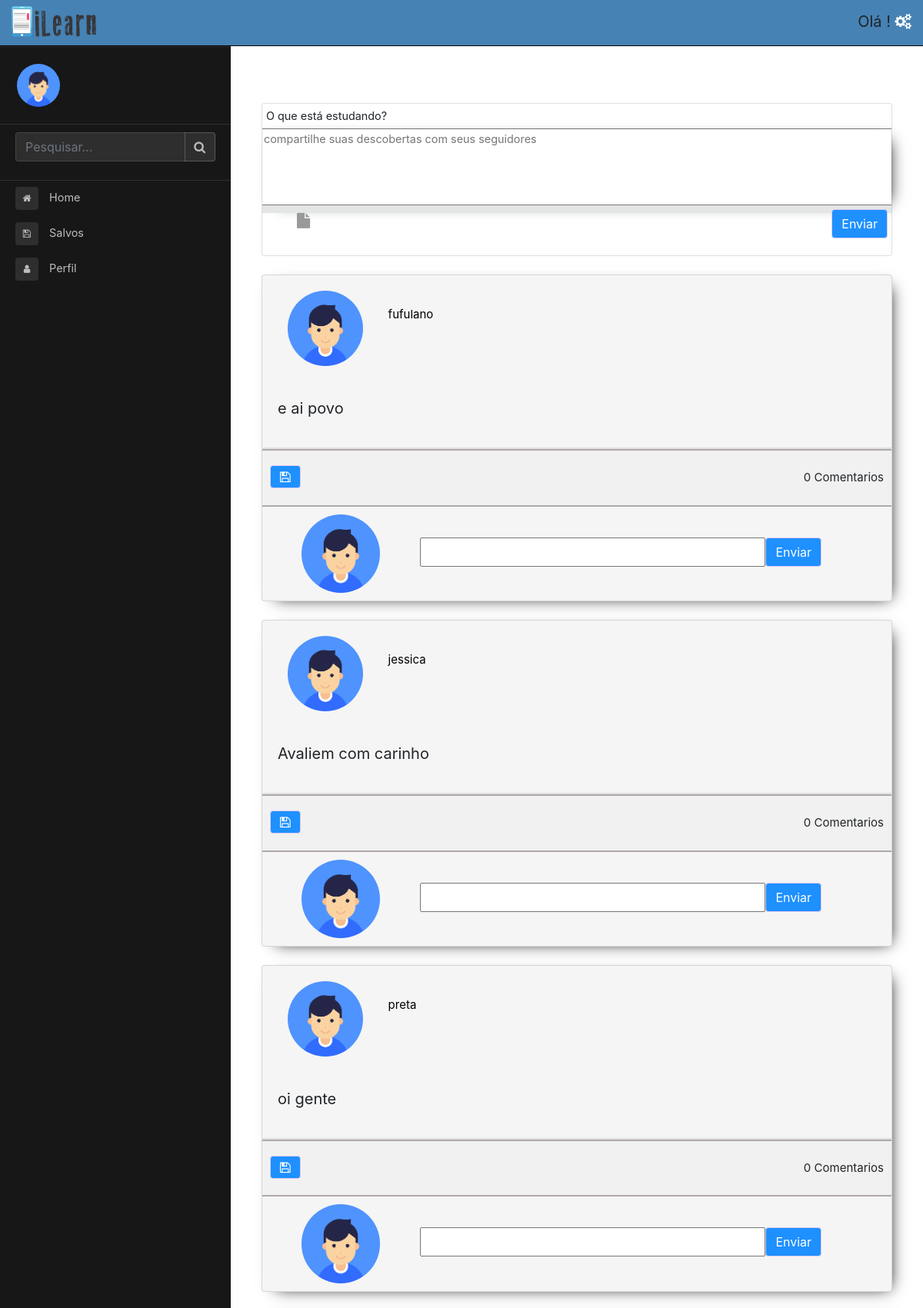
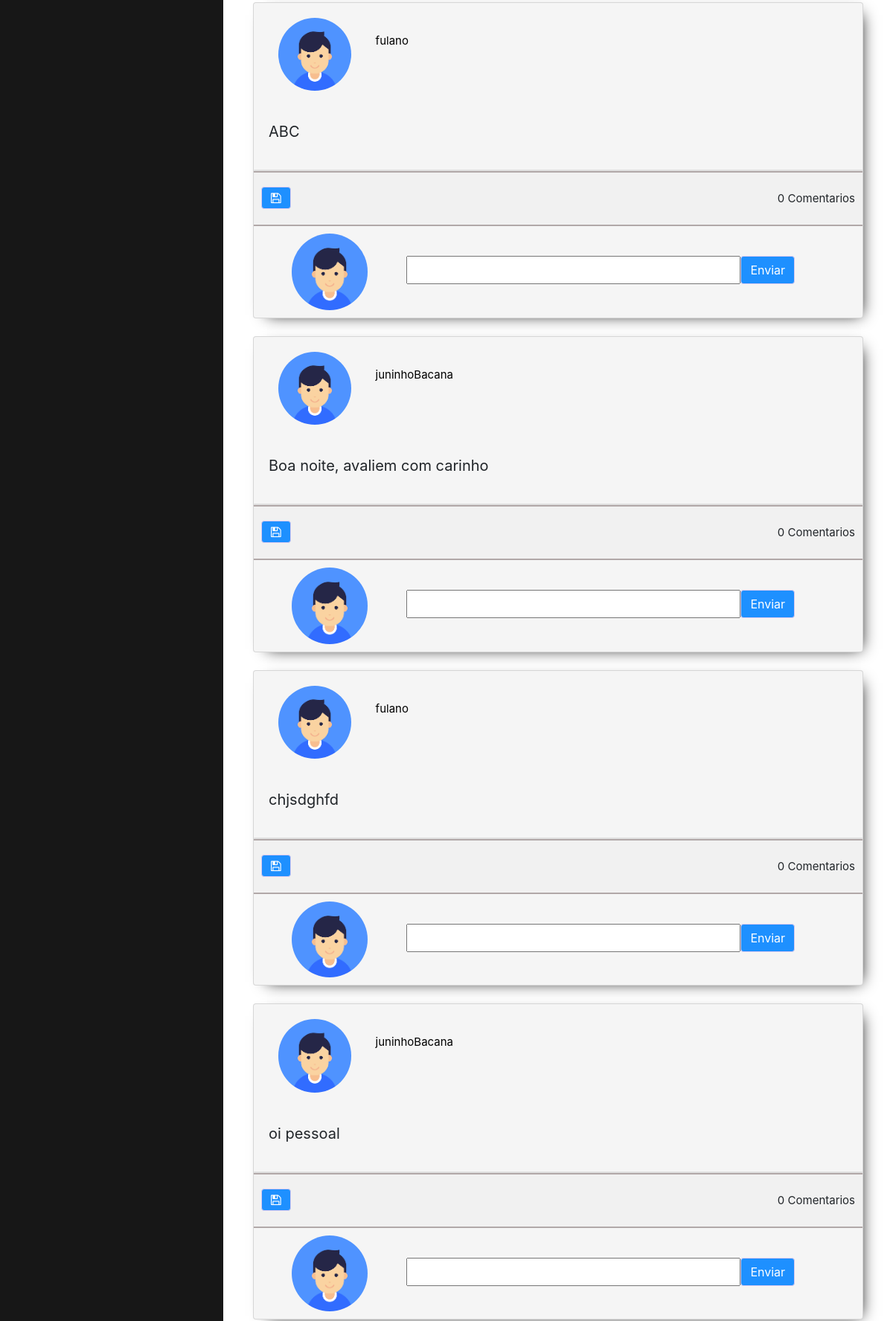
Screenshot of /ilearn-layout/index.php (upper part) with the database file from the repository (2 pictures, top to bottom).
### tables this page shows
CREATE TABLE `publicacao` (
  `idPublicacao` int(11) NOT NULL,
  `idUsuarioPublicacao` int(11) NOT NULL,
  `textoPublicacao` varchar(5000) NOT NULL,
  `dataPublicacao` datetime NOT NULL
);

CREATE TABLE `usuario` (
  `idUsuario` int(11) NOT NULL,
  `senhaUsuario` varchar(100) NOT NULL,
  `emailUsuario` varchar(100) NOT NULL,
  `nicknameUsuario` varchar(100) NOT NULL,
  `imagemUsuario` varchar(150) NOT NULL
);

### ilearn-layout/bancoDeDados.php (called while the page is built, shortened)
<?php
class BancoDeDados {
	private $conexao;
	private $resultado;
	public function lerResultados(): array {
		return $this->resultado->fetchAll ();
	}
	public function executarSQL(string $sql): bool {
		try {
			$this->conexao->beginTransaction ();
			$this->resultado = $this->conexao->prepare ( $sql );
			$this->resultado->execute ();
			$this->conexao->commit ();
			return true;
		} catch ( Exception $e ) {
			return false;
		}
	}
	public function abrirConexao(): bool {
		try {
			$end = "mysql:host=127.0.0.1;dbname=teste";
			$conf = array (
					PDO::MYSQL_ATTR_INIT_COMMAND => "SET NAMES utf8"
			);
			$this->conexao = new PDO ( $end, "root", "", $conf );
			return true;
		} catch ( Exception $e ) {
			echo "Falha ao conectar com o banco de dados";
			exit ( 0 );
		}
	}
}
?>

### ilearn-layout/index.php (the view, shortened to what this page needs)
<?php
include "superior.php";
?>
       <html>
<body>
        <main class="page-content">
            <div class="container-fluid margin-superior-menu">
                 <div class="row">
            <div class="col-sm-12 col-md-12 primary ">
                    <div class="card my-4">
                        <div class="fazerPost">
                            O que está estudando?
                        </div>
                <form action="telaPublicacao.php" method="POST">
                        <div class="fazerPostMensagem testePTColorgray">
                            <textarea name="textoPublicacao" id="compartilhe" placeholder="compartilhe suas descobertas com seus seguidores"></textarea>
                        </div>
                        <div class="fazerPost  cinza-claro">
                            <div class="fazerPostVidImg">
                                <ul>
                                    <li class="fotoInserir"><i class="fa fa-file"></i></li>
                                </ul>
                            </div>
                            <div class="fazerPostBotao ">
                                <input name="SendCadImg" type="submit" value="Enviar" class="btn btn-primary float-right botao">
                            </div>
                        </div>
                    </div>
<?php
    $sql = "SELECT textoPublicacao, emailUsuario, idUsuario, idPublicacao, nicknameUsuario FROM publicacao
             INNER JOIN usuario ON publicacao.idUsuarioPublicacao = usuario.idUsuario ORDER BY idPublicacao DESC";
    $banco = new BancoDeDados();
        $banco->abrirConexao();
        $banco->executarSQL($sql);
        $res = $banco->lerResultados();
            foreach ($res as $pub) {?>
               <div class="card testePTColorgray my-4 ">
                    <div class="mensagem">
                        <a href="perfilOutroUsuario.php?idUsu=<?=$pub['idUsuario'];?>" src="">
                            <div class="avatarMensagem">
                                <img src="assets/img/avatar.png" class="rounded-circle" alt="">
                            </div>
                            <div class="nomeAvatarMensagem">
                                <p class="text-preto"><?= $pub['nicknameUsuario'] ?>
                            </div>
                        </a>
                    </div>
                    <div class="card-body">
                        <div class="card-text img text-post">
                            <p style="font-size: 20px;">
                                <?= $pub['textoPublicacao'];?>
                            </p>
                        </div>
            <?php
                            $coment = "SELECT idComentario,comentarioPublicado, emailUsuario, idUsuario, idPublicacao, nicknameUsuario FROM comentario
                                INNER JOIN publicacao ON comentario.idPublicacaoComentada = publicacao.idPublicacao
                                INNER JOIN usuario ON comentario.idComentador = usuario.idUsuario WHERE publicacao.idPublicacao = {$pub['idPublicacao']} ORDER BY idComentario ASC";
                        $banco->executarSQL($coment);
                        $resC = $banco->lerResultados();
                        $qtdCom = count($resC); ?>
                    </div>
                    <div class="card fotoPost"> </div>
                    <div class="botaoMensagem cinza-claro2 py-2">
                        <p class=" mt-1"> <?php echo $qtdCom;?> Comentarios</p>
                        <a href="telaSalvos.php?nomeUsu=<?= $pub['nicknameUsuario']; ?>&textoPub=<?= $pub['textoPublicacao'];?> &idPub=<?=$pub['idPublicacao'];?> &idUsuPub=<?=$pub['idUsuario'];?>" src="">
                            <button class="btn btn-primary botao"><i class="fa fa-save"></i></button></a>
                    </div>
                    <div class="respondaMensagem">
                        <form action="telaComentario.php" method="POST">
                        <div class="avatarResponda">
                            <img src="assets/img/avatar.png" class="rounded-circle" alt="">
                        </div>
                        <div class="respondaMensagemInput">
                            <input type="text" name="comentario">
                        </div>
                        <div class="respondaMensagemBotao">
                            <button type="submit" class="btn btn-primary botao">Enviar</button>
                        </div>
                            </form>
                    </div>
            </div>
 <?php }
         ?>
    </div>
        </div>
            </div>
                </div>
</body>
</html>

### ilearn-layout/superior.php (shortened to what this page needs)
<?php
    require_once 'bancoDeDados.php';
    $usr = $_SESSION['cod'][0];
    $sql = "SELECT imagemUsuario, nicknameUsuario from usuario WHERE idUsuario = '{$usr}'";
    $banco = new BancoDeDados();
    $banco->abrirConexao();
    $banco->executarSQL($sql);
    $res = $banco->lerResultados();
    foreach ($res as $foto) {
    }
?>
<html lang="pt-br">
<head>
    <link rel="stylesheet" href="lib/bootstrap/css/bootstrap.css">
    <link rel="stylesheet" href="lib/font-awesome/css/font-awesome.min.css">
    <link rel="stylesheet" href="assets/css/style.css">
    <link rel="stylesheet" href="assets/css/style-1.css">
    <link rel="stylesheet" href="assets/css/custom.css">
    <link rel="stylesheet" href="assets/css/custom-themes.css">
</head>
<body>
         <div class="row topo">
<div class="col-md-6 logo" >
    <a href="index.php">
    <img src="img/logo.png" >
</a>
</div>
<div class="col-md-6">
   <p class="saudacao">  Olá <?=$foto['nicknameUsuario'];?>! <a href="logOut.php"><i class="fa fa-gears"></i></a></p>
</div>
</div>
    <div class="page-wrapper chiller-theme sidebar-bg bg1 toggled">
        <nav id="sidebar" class="sidebar-wrapper">
            <div class="sidebar-content">
                <div class="sidebar-header">
                    <div class="user-pic">
                                <img src="assets/img/avatar.png" class="rounded-circle" alt="">
                    </div>
                </div>
                <div class="sidebar-search">
                    <div>
                        <form action="telaPesquisaSQL.php">
                        <div class="input-group">
                            <input type="text" name="pesquisa" class="form-control search-menu" placeholder="Pesquisar...">
                            <div class="input-group-append">
                                <span class="input-group-text">
                                    <i class="fa fa-search" aria-hidden="true"></i>
                                </span>
                            </div>
                        </div>
                        </form>
                    </div>
                </div>
                <div class="sidebar-menu">
                    <ul>
                        <li class="sidebar-dropdown">
                            <a href="index.php">
                                <i class="fa fa-home"></i>
                                <span>Home</span>
                            </a>
                        </li>
                        <li class="sidebar-dropdown">
                            <a href="salvos.php">
                                <i class="fa fa-save"></i>
                                <span>Salvos</span>
                            </a>
                        </li>
                        <li class="sidebar-dropdown">
                            <a href="perfil.php">
                                <i class="fa fa-user"></i>
                                <span>Perfil</span>
                            </a>
                        </li>
                    </ul>
                </div>
            </div>
        </nav>

### ilearn-layout/assets/css/style-1.css (style rules this page uses)
ul { list-style: none; }
a { text-decoration: none; color: #fff; }
.btn-primary { background: #7852a7 !important; border-color: #dbcbef !important; }
.float-right { float: right; }
.text-preto { color: #000 !important; }
.cinza-claro { background: #e3e6e4; }
.cinza-claro2 { background: #f1f1f1; border-top:2px solid #b1a8a8; border-bottom:2px solid #b1a8a8; }
p { font-size: 15px; }
textarea { color: #999; resize: none; }
.mensagem { width: 100%; }
.avatarMensagem { width: 20%; float: left; text-align: center; margin: 20px 0; }
.avatarMensagem img { width: 60%; }
.nomeAvatarMensagem { width: 80%; float: left; margin-top: 40px; }
.botaoMensagem { width: 100%; float: left; padding: 10px 10px 0 10px; }
.botaoMensagem button { margin-top: 11px !important; }
.botaoMensagem p { float: right; margin-top: 16px !important; }
.fazerPostMensagem textarea { width: 100%; border-left: 0; border-right: 0; height: 100px; }
.fazerPost { padding: 5px; }
.fazerPost input { float: right; }
.fazerPostVidImg, .fazerPostBotao { width: 50%; float: left; }
.fazerPostVidImg li, .fa-video { font-size: 20px; margin-right: 30px; color: #999; }
.nomeAvatarMensagem { width: 80%; float: left; }
.respondaMensagem { width: 100%; margin: 10px 0; }
.avatarResponda { width: 25%; text-align: center; float: left; }
.avatarResponda img { width: 50%; }
.respondaMensagemInput { width: 55%; float: left; margin-top: 30px; }
.respondaMensagemInput input { width: 100%; height: 38px; }
.respondaMensagemBotao { width: 20%; float: left; margin-top: 30px; }
img { vertical-align: middle; }
.testePTColorgray { background-color: #e3e6e4; box-shadow: 8px 6px 20px -11px #000; }
.fotoInserir { cursor: pointer; }

### ilearn-layout/assets/css/custom-themes.css (style rules this page uses)
.chiller-theme .sidebar-wrapper { background-color: #1d1d1d; }
.chiller-theme .sidebar-wrapper .sidebar-header, .chiller-theme .sidebar-wrapper .sidebar-search, .chiller-theme .sidebar-wrapper .sidebar-menu { border-top: 1px solid #2b2b2b; }
.chiller-theme .sidebar-wrapper .sidebar-search input.search-menu, .chiller-theme .sidebar-wrapper .sidebar-search .input-group-text { border-color: #2b2b2b; box-shadow: none; }
.chiller-theme .sidebar-wrapper .sidebar-header .user-info .user-role, .chiller-theme .sidebar-wrapper .sidebar-header .user-info .user-status, .chiller-theme .sidebar-wrapper .sidebar-search input.search-menu, .chiller-theme .sidebar-wrapper .sidebar-search .input-group-text, .chiller-theme .sidebar-wrapper .sidebar-brand>a, .chiller-theme .sidebar-wrapper .sidebar-menu ul li a, .chiller-theme .sidebar-footer>div>a { color: #bdbdbd; }
.chiller-theme .sidebar-wrapper .sidebar-menu ul li a i, .chiller-theme .sidebar-wrapper .sidebar-menu .sidebar-dropdown div, .chiller-theme .sidebar-wrapper .sidebar-search input.search-menu, .chiller-theme .sidebar-wrapper .sidebar-search .input-group-text { background-color: #2b2b2b; }
.sidebar-bg.chiller-theme .sidebar-wrapper::before { background-color: rgba(29, 29, 29, 0.8); }
.sidebar-bg.chiller-theme .sidebar-wrapper .sidebar-header, .sidebar-bg.chiller-theme .sidebar-wrapper .sidebar-search, .sidebar-bg.chiller-theme .sidebar-wrapper .sidebar-menu { border-top: 1px solid rgba(255, 255, 255, 0.1); }
.sidebar-bg.chiller-theme .sidebar-wrapper .sidebar-search input.search-menu, .sidebar-bg.chiller-theme .sidebar-wrapper .sidebar-search .input-group-text { border-color: rgba(255, 255, 255, 0.2); box-shadow: none; }
.sidebar-bg.chiller-theme .sidebar-wrapper .sidebar-menu ul li a i, .sidebar-bg.chiller-theme .sidebar-wrapper .sidebar-menu .sidebar-dropdown div, .sidebar-bg.chiller-theme .sidebar-wrapper .sidebar-search input.search-menu, .sidebar-bg.chiller-theme .sidebar-wrapper .sidebar-search .input-group-text { background-color: rgba(255, 255, 255, 0.1); }

### ilearn-layout/superior.php (style rules this page uses)
.testePTColorgray { background-color: #f5f5f5; }
.botao { background-color: #1e90ff!important; }
.logo img { width: 110px; margin-top: 8px; }
.saudacao { float: right; font-size: 20px; line-height: 57px; }
.topo { width: 100%; height: 60px; background: steelblue; border-bottom:1px solid #000; margin-right: 0px!important; margin-left: 0px!important; position: fixed; z-index: 999; }
.margin-superior-menu { margin-top: 70px; }
.text-post { text-align: justify; }

### ilearn-layout/index.php (style rules this page uses)
.testePTColorgray { background-color: #f5f5f5!important; }

### rows the page displays
publicacao: usuario.nicknameUsuario "fufulano", textoPublicacao "e ai povo", qtdCom "0"
publicacao: usuario.nicknameUsuario "jessica", textoPublicacao "Avaliem com carinho", qtdCom "0"
publicacao: usuario.nicknameUsuario "preta", textoPublicacao "oi gente", qtdCom "0"
publicacao: usuario.nicknameUsuario "fulano", textoPublicacao "ABC", qtdCom "0"
publicacao: usuario.nicknameUsuario "juninhoBacana", textoPublicacao "Boa noite, avaliem com carinho", qtdCom "0"
publicacao: usuario.nicknameUsuario "fulano", textoPublicacao "chjsdghfd", qtdCom "0"
publicacao: usuario.nicknameUsuario "juninhoBacana", textoPublicacao "oi pessoal", qtdCom "0"
